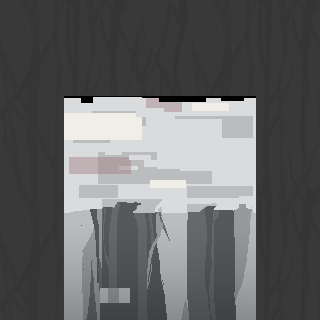

Rendered tile map (Tiled .tmx) drawn with the repository's tilesets; below, a short description and the map source with its tile grids summarised:
An orthogonal 10x10 tile map with 32x32 px tiles, 1 tile layer (Tile Layer 1), 3 tilesets and 19 objects.

<map version="1.0" orientation="orthogonal" renderorder="right-down" width="10" height="10" tilewidth="32" tileheight="32" nextobjectid="28">
 <tileset firstgid="1" name="denial" tilewidth="32" tileheight="32">
  <image source="../tilesets/denial.png" width="192" height="320" />
 </tileset>
 <tileset firstgid="61" name="denialBack" tilewidth="32" tileheight="32">
  <image source="../tilesets/denialBack.png" width="192" height="192" />
 </tileset>
 <tileset firstgid="97" name="objects" tilewidth="32" tileheight="32">
  <image source="../tilesets/objects.png" width="160" height="32" />
 </tileset>
 <layer name="Tile Layer 1" width="10" height="10">
  <data>[100 cells, 100 non-empty, 72 distinct tile ids]</data>
 </layer>
 <objectgroup name="Object Layer 1">
  <object id="6" gid="97" x="160" y="160" />
  <object id="8" gid="98" x="160" y="224" />
  <object id="9" gid="98" x="128" y="224" />
  <object id="10" gid="98" x="96" y="224" />
  <object id="11" gid="98" x="64" y="224" />
  <object id="12" gid="98" x="192" y="224" />
  <object id="13" gid="98" x="224" y="224" />
  <object id="14" gid="98" x="256" y="192" />
  <object id="15" gid="98" x="256" y="160" />
  <object id="16" gid="98" x="256" y="128" />
  <object id="17" gid="98" x="224" y="96" />
  <object id="18" gid="98" x="192" y="96" />
  <object id="19" gid="98" x="160" y="96" />
  <object id="20" gid="98" x="128" y="96" />
  <object id="22" gid="98" x="96" y="96" />
  <object id="23" gid="98" x="64" y="96" />
  <object id="25" gid="98" x="32" y="128" />
  <object id="26" gid="98" x="32" y="160" />
  <object id="27" gid="98" x="32" y="192" />
 </objectgroup>
</map>
